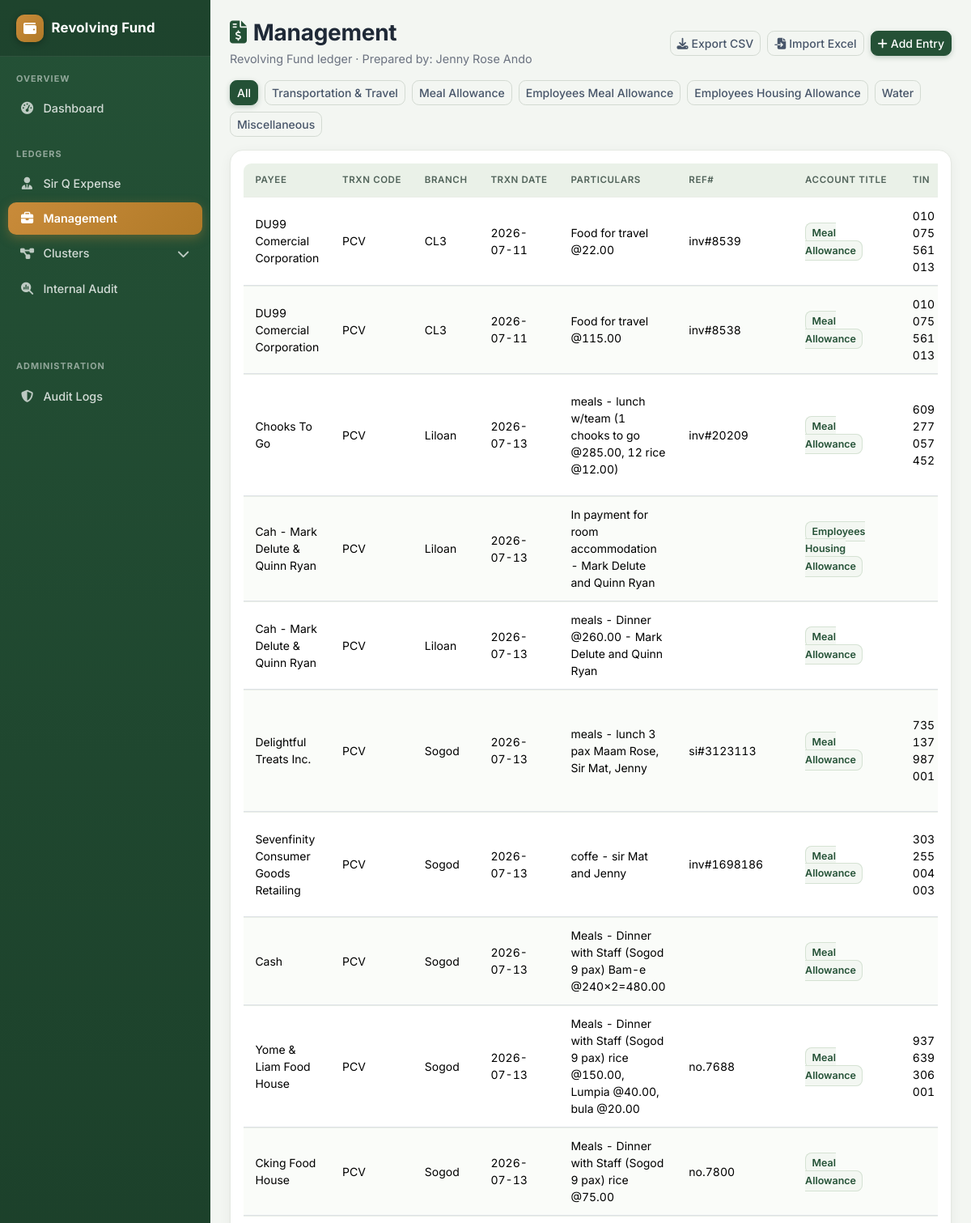
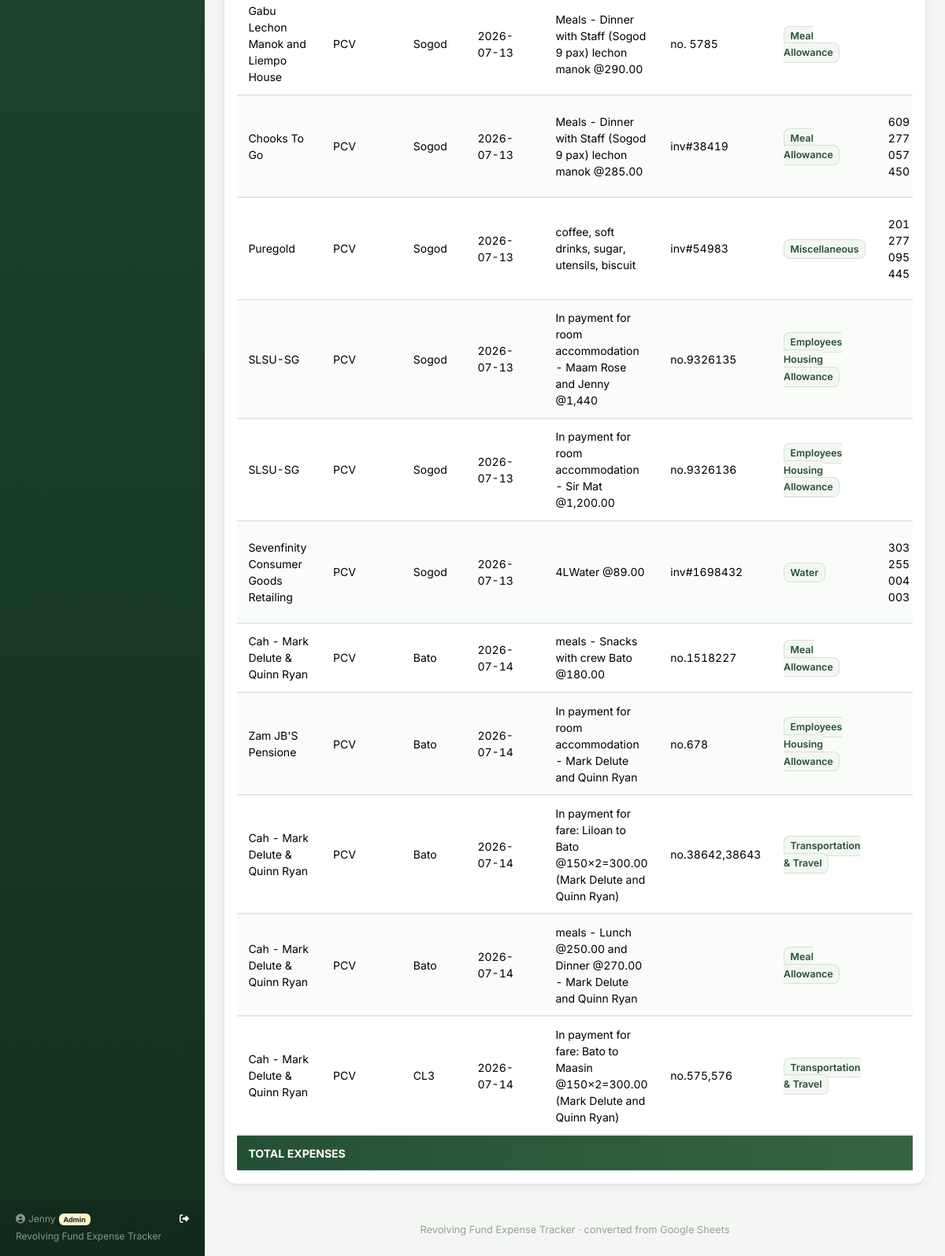
/unit/Management (signed in), run on the app's committed database (2 pictures, top to bottom).
### revfund/models.py (models this page shows, shortened)
class User(db.Model, UserMixin):
    __tablename__ = 'users'
    id = db.Column(db.Integer, primary_key=True)
    username = db.Column(db.String(64), unique=True, nullable=False)
    password_hash = db.Column(db.String(255), nullable=False)
    role = db.Column(db.String(100), nullable=False, default='Admin')
    created_at = db.Column(db.DateTime, default=func.now())
    last_activity_at = db.Column(db.DateTime(timezone=True), nullable=True, index=True)
    last_login_at = db.Column(db.DateTime(timezone=True), nullable=True)

class Expense(db.Model):
    __tablename__ = 'expenses'
    id = db.Column(db.Integer, primary_key=True)
    unit = db.Column(db.String(64), nullable=False, index=True)
    payee = db.Column(db.String(255))
    branch = db.Column(db.String(128))
    trxn_date = db.Column(db.Date, index=True)
    particulars = db.Column(db.Text)
    ref_no = db.Column(db.String(128))
    trxn_code = db.Column(db.String(128))
    account_title = db.Column(db.String(64), index=True)
    tin = db.Column(db.String(64))
    address = db.Column(db.String(255))
    amount = db.Column(db.Float, nullable=False, default=0)
    prepared_by = db.Column(db.String(128), default='Jenny Rose Ando')
    created_at = db.Column(db.DateTime, default=func.now())
    updated_at = db.Column(db.DateTime, default=func.now(), onupdate=func.now())

### revfund/views.py (the view)
@views.route('/unit/<unit_name>')
@login_required
def unit_ledger(unit_name):
    if unit_name not in UNITS:
        flash('Unknown unit', 'danger')
        return redirect(url_for('views.dashboard'))
    q = Expense.query.filter_by(unit=unit_name)
    account_filter = request.args.get('account_title')
    if account_filter:
        q = q.filter_by(account_title=account_filter)
    entries = q.order_by(Expense.trxn_date.asc().nullslast(), Expense.id.asc()).all()
    total = sum(e.amount for e in entries)
    last_import = session.get('last_import')
    return render_template('ledger.html', unit=unit_name, units=UNITS, entries=entries,
                            total=total, account_titles=ACCOUNT_TITLES,
                            account_filter=account_filter,
                            last_import=last_import if last_import and last_import.get('unit') == unit_name else None)

### templates/ledger.html (shortened to what this page needs)
{% extends 'base.html' %}
{% block content %}
<div class="d-flex flex-wrap justify-content-between align-items-center mb-3">
  <div>
    <h3 class="page-title mb-1"><i class="fa-solid fa-file-invoice-dollar me-2"></i>{{ unit }}</h3>
    <div class="page-sub">Revolving Fund ledger · Prepared by: Jenny Rose Ando</div>
  </div>
  <div class="d-flex gap-2">
    <a href="{{ url_for('views.export_csv', unit_name=unit) }}" download class="btn btn-outline-secondary btn-sm">
      <i class="fa-solid fa-download me-1"></i>Export CSV
    </a>
    <button class="btn btn-outline-secondary btn-sm" data-bs-toggle="modal" data-bs-target="#importModal">
      <i class="fa-solid fa-file-import me-1"></i>Import Excel
    </button>
    <button class="btn btn-brand btn-sm" data-bs-toggle="modal" data-bs-target="#addModal">
      <i class="fa-solid fa-plus me-1"></i>Add Entry
    </button>
  </div>
</div>
<div class="d-flex flex-wrap gap-2 mb-3">
  <a href="{{ url_for('views.unit_ledger', unit_name=unit) }}" class="btn btn-sm {% if not account_filter %}btn-brand{% else %}btn-outline-secondary{% endif %}">All</a>
  {% for a in account_titles %}
    <a href="{{ url_for('views.unit_ledger', unit_name=unit, account_title=a) }}" class="btn btn-sm {% if account_filter==a %}btn-brand{% else %}btn-outline-secondary{% endif %}">{{ a }}</a>
  {% endfor %}
</div>
<div class="card p-3">
  <div class="table-responsive">
    <table class="table table-sm table-hover align-middle">
      <thead>
        <tr>
          <th>Payee</th>
          <th>Trxn Code</th>
          <th>Branch</th>
          <th>Trxn Date</th>
          <th>Particulars</th>
          <th>Ref#</th>
          <th>Account Title</th>
          <th>TIN</th>
        </tr>
      </thead>
      <tbody>
        {% for e in entries %}
        <tr>
          <td>{{ e.payee }}</td>
          <td>{{ e.trxn_code or '' }}</td>
          <td>{{ e.branch or '' }}</td>
          <td>{{ e.trxn_date.strftime('%Y-%m-%d') if e.trxn_date else '' }}</td>
          <td style="max-width:260px;white-space:normal;">{{ e.particulars or '' }}</td>
          <td>{{ e.ref_no or '' }}</td>
          <td><span class="account-badge">{{ e.account_title or '' }}</span></td>
          <td>{{ e.tin or '' }}</td>
        </tr>
        {% else %}
        <tr><td colspan="11" class="text-center text-muted py-4">No entries yet for this unit.</td></tr>
        {% endfor %}
      </tbody>
      <tfoot>
        <tr class="table-grand">
          <td colspan="9">TOTAL EXPENSES</td>
        </tr>
      </tfoot>
    </table>
  </div>
</div>
{% endblock %}

### templates/base.html (shortened to what this page needs)
<!doctype html>
<html lang="en">
<head>
<link href="https://cdnjs.cloudflare.com/ajax/libs/bootstrap/5.3.3/css/bootstrap.min.css" rel="stylesheet">
<link href="https://cdnjs.cloudflare.com/ajax/libs/font-awesome/6.5.1/css/all.min.css" rel="stylesheet">
</head>
<body>
{% set active_unit = request.view_args.get('unit_name') if request.view_args else None %}
{% set unit_icons = {
    'Sir Q Expense': 'fa-user-tie',
    'Management': 'fa-briefcase',
    'Cluster1': 'fa-diagram-project',
    'Cluster2': 'fa-cubes-stacked',
    'Cluster3': 'fa-layer-group',
    'Cluster4': 'fa-network-wired',
    'Cluster5': 'fa-object-group',
    'Cluster6': 'fa-th-large',
    'Internal Audit': 'fa-magnifying-glass-chart',
} %}
<aside class="sidebar" id="sideMenu">
  <div class="sidebar-brand">
    <div class="brand-badge"><i class="fa-solid fa-wallet"></i></div>
    <span>Revolving Fund</span>
  </div>
  <div class="nav-section">Overview</div>
  <ul class="nav flex-column mb-2">
    <li class="nav-item">
      <a class="nav-link {{ 'active' if request.endpoint=='views.dashboard' }}" href="{{ url_for('views.dashboard') }}">
        <i class="fa-solid fa-gauge-high"></i>Dashboard
      </a>
    </li>
  </ul>
  <div class="nav-section">Ledgers</div>
  <ul class="nav flex-column mb-5">
    {% for u in ['Sir Q Expense', 'Management'] %}
    <li class="nav-item">
      <a class="nav-link {{ 'active' if active_unit==u }}" href="{{ url_for('views.unit_ledger', unit_name=u) }}">
        <i class="fa-solid {{ unit_icons[u] }}"></i>{{ u }}
      </a>
    </li>
    {% endfor %}
    <li class="nav-item">
      <a class="nav-link cluster-toggle {{ 'active open' if active_unit and active_unit.startswith('Cluster') }}" href="javascript:void(0)">
        <i class="fa-solid fa-diagram-project"></i>Clusters
        <i class="fa-solid fa-chevron-down ms-auto cluster-chevron"></i>
      </a>
    </li>
    <li class="nav-item">
      <a class="nav-link {{ 'active' if active_unit=='Internal Audit' }}" href="{{ url_for('views.unit_ledger', unit_name='Internal Audit') }}">
        <i class="fa-solid fa-magnifying-glass-chart"></i>Internal Audit
      </a>
    </li>
  </ul>
  {% if current_user.is_authenticated and current_user.role in ['Superadmin', 'General Manager', 'Admin', 'Auditor'] %}
  <div class="nav-section">Administration</div>
  <ul class="nav flex-column mb-2">
    <li class="nav-item">
      <a class="nav-link {{ 'active' if request.endpoint=='views.audit_logs' }}" href="{{ url_for('views.audit_logs') }}">
        <i class="fa-solid fa-shield-halved"></i>Audit Logs
      </a>
    </li>
  </ul>
  {% endif %}
  <div class="sidebar-footer">
    <div class="d-flex align-items-center justify-content-between">
      <span><i class="fa-solid fa-circle-user me-1"></i>{{ current_user.username if current_user.is_authenticated else 'Guest' }}<span class="ms-1 badge bg-warning-subtle text-dark">{{ current_user.role if current_user.is_authenticated else '' }}</span></span>
      <a href="{{ url_for('auth.logout') }}" class="text-white text-decoration-none" title="Logout">
        <i class="fa-solid fa-right-from-bracket"></i>
      </a>
    </div>
    <div class="mt-1">Revolving Fund Expense Tracker</div>
  </div>
</aside>
<div class="main-shell">
  <div class="p-3 p-md-4 pb-5 spa-content-enter">
    {% block content %}{% endblock %}
    <footer class="mt-5 text-center">Revolving Fund Expense Tracker &middot; converted from Google Sheets</footer>
  </div>
</div>
</body>
</html>

### templates/base.html (style rules this page uses)
:root { --brand: #245136; --brand-dark: #1a3d27; --brand-deep: #14301f; --brand-light: #e8f0e6; --accent: #c98b3a; --accent-dark: #b07a28; --ink: #1f2937; --muted: #6b7280; --surface: #ffffff; --line: #e5e9e3; --page-bg: #f3f6f2; }
body { background:var(--page-bg); color:var(--ink); font-family:'Inter',-apple-system,'Segoe UI',Roboto,sans-serif; -webkit-font-smoothing:antialiased; }
.btn { border-radius:.55rem; font-weight:500; }
.btn-brand { background-color: var(--brand); border-color: var(--brand); color:#fff; box-shadow:0 2px 6px rgba(36,81,54,.25); }
.btn-outline-secondary { color:#475569; border-color:#d3dad2; }
.card { border:1px solid var(--line); border-radius:16px; background:var(--surface); box-shadow:0 1px 2px rgba(16,24,40,.04), 0 4px 16px rgba(16,24,40,.05); }
.page-title { font-weight:700; letter-spacing:-.01em; color:var(--ink); }
.page-title i { color:var(--brand); }
.page-sub { color:var(--muted); font-size:.9rem; }
table.table { --bs-table-bg:transparent; border-collapse:separate; border-spacing:0; font-size:.875rem; margin-bottom:0; }
table.table thead th { font-size:.72rem; font-weight:600; text-transform:uppercase; letter-spacing:.05em; color:#51635a; background:#eaf1e8; border:none; padding:.75rem .9rem; white-space:nowrap; }
table.table thead th:first-child { border-radius:.6rem 0 0 0; }
table.table tbody td, table.table tfoot td { padding:.72rem .9rem; border-top:1px solid #e9eee7; vertical-align:middle; }
table.table tbody tr:nth-child(even) { background:#fafcf9; }
table.table td, table.table th { font-variant-numeric:tabular-nums; }
table.table tfoot { border-top:2px solid var(--brand); }
.table-grand { background:linear-gradient(90deg, var(--brand), #3d6b45) !important; color:#fff; font-weight:700; }
.table-grand td { color:#fff; border-top:1px solid rgba(255,255,255,.2); }
.account-badge { background:#f3f7f2; border:1px solid #d5e2d3; color:var(--brand); font-weight:600; border-radius:.5rem; padding:.35em .6em; font-size:.78rem; }
.sidebar { position:fixed; top:0; bottom:0; left:0; width:260px; z-index:1045; background:linear-gradient(180deg, var(--brand) 0%, var(--brand-deep) 100%); color:#fff; overflow-y:auto; transform:translateX(-100%); transition:transform .25s ease; }
.sidebar .sidebar-brand { display:flex; align-items:center; gap:.6rem; font-weight:700; font-size:1.05rem; padding:1.1rem 1.25rem; background:rgba(0,0,0,.16); border-bottom:1px solid rgba(255,255,255,.08); letter-spacing:.01em; }
.sidebar .brand-badge { width:34px; height:34px; border-radius:10px; background:linear-gradient(135deg, var(--accent), var(--accent-dark)); display:flex; align-items:center; justify-content:center; font-size:1rem; box-shadow:0 2px 8px rgba(0,0,0,.3); }
.sidebar .nav-section { font-size:.68rem; text-transform:uppercase; letter-spacing:.09em; color:rgba(255,255,255,.5); font-weight:700; padding:1.15rem 1.25rem .45rem; }
.sidebar .nav-link { color:rgba(255,255,255,.8); border-radius:10px; font-size:.9rem; font-weight:500; padding:.55rem .9rem; margin:2px .6rem; display:flex; align-items:center; gap:.65rem; }
.sidebar .nav-link i { width:1.25em; text-align:center; font-size:.95rem; color:rgba(255,255,255,.7); }
.sidebar .nav-link.active { color:#fff; font-weight:600; background:linear-gradient(135deg, var(--accent), var(--accent-dark)); box-shadow:0 4px 14px rgba(201,139,58,.35); }
.sidebar .nav-link.active i { color:#fff; }
.sidebar .cluster-toggle { cursor:pointer; }
.sidebar .cluster-chevron { margin-left:auto; transition:transform .2s ease; font-size:.7rem; }
.sidebar-footer { position:absolute; bottom:0; left:0; right:0; padding:1rem 1.25rem; font-size:.75rem; color:rgba(255,255,255,.5); background:rgba(0,0,0,.12); }
.main-shell { transition:margin-left .25s ease; }
@media (min-width: 992px) { .sidebar { transform:none; box-shadow:none; } }
@media (min-width: 992px) { .main-shell { margin-left:260px; } }
footer { color:#9aa19a; font-size:.8rem; }
.spa-content-enter { animation:spa-content-in .2s ease; }

### data on the page
User: username "Jenny", role "Admin"
Expense: payee "DU99 Comercial Corporation", trxn_code "PCV", branch "CL3", trxn_date "2026-07-11", particulars "Food for travel @22.00", ref_no "inv#8539", account_title "Meal Allowance", tin "010 075 561 013"
Expense: payee "DU99 Comercial Corporation", trxn_code "PCV", branch "CL3", trxn_date "2026-07-11", particulars "Food for travel @115.00", ref_no "inv#8538", account_title "Meal Allowance", tin "010 075 561 013"
Expense: payee "Chooks To Go", trxn_code "PCV", branch "Liloan", trxn_date "2026-07-13", particulars "meals - lunch w/team (1 chooks to go @285.00, 12 rice @12.00)", ref_no "inv#20209", account_title "Meal Allowance", tin "609 277 057 452"
Expense: payee "Cah - Mark Delute & Quinn Ryan", trxn_code "PCV", branch "Liloan", trxn_date "2026-07-13", particulars "In payment for room accommodation - Mark Delute and Quinn Ryan", account_title "Employees Housing Allowance"
Expense: payee "Cah - Mark Delute & Quinn Ryan", trxn_code "PCV", branch "Liloan", trxn_date "2026-07-13", particulars "meals - Dinner @260.00 - Mark Delute and Quinn Ryan", account_title "Meal Allowance"
Expense: payee "Delightful Treats Inc.", trxn_code "PCV", branch "Sogod", trxn_date "2026-07-13", particulars "meals - lunch 3 pax Maam Rose, Sir Mat, Jenny", ref_no "si#3123113", account_title "Meal Allowance", tin "735 137 987 001"
Expense: payee "Sevenfinity Consumer Goods Retailing", trxn_code "PCV", branch "Sogod", trxn_date "2026-07-13", particulars "coffe - sir Mat and Jenny", ref_no "inv#1698186", account_title "Meal Allowance", tin "303 255 004 003"
Expense: payee "Cash", trxn_code "PCV", branch "Sogod", trxn_date "2026-07-13", particulars "Meals - Dinner with Staff (Sogod 9 pax) Bam-e @240x2=480.00", account_title "Meal Allowance"
Expense: payee "Yome & Liam Food House", trxn_code "PCV", branch "Sogod", trxn_date "2026-07-13", particulars "Meals - Dinner with Staff (Sogod 9 pax) rice @150.00, Lumpia @40.00, bula @20.00", ref_no "no.7688", account_title "Meal Allowance", tin "937 639 306 001"
Expense: payee "Cking Food House", trxn_code "PCV", branch "Sogod", trxn_date "2026-07-13", particulars "Meals - Dinner with Staff (Sogod 9 pax) rice @75.00", ref_no "no.7800", account_title "Meal Allowance"
Expense: payee "Gabu Lechon Manok and Liempo House", trxn_code "PCV", branch "Sogod", trxn_date "2026-07-13", particulars "Meals - Dinner with Staff (Sogod 9 pax) lechon manok @290.00", ref_no "no. 5785", account_title "Meal Allowance"
Expense: payee "Chooks To Go", trxn_code "PCV", branch "Sogod", trxn_date "2026-07-13", particulars "Meals - Dinner with Staff (Sogod 9 pax) lechon manok @285.00", ref_no "inv#38419", account_title "Meal Allowance", tin "609 277 057 450"
Expense: payee "Puregold", trxn_code "PCV", branch "Sogod", trxn_date "2026-07-13", particulars "coffee, soft drinks, sugar, utensils, biscuit", ref_no "inv#54983", account_title "Miscellaneous", tin "201 277 095 445"
Expense: payee "SLSU-SG", trxn_code "PCV", branch "Sogod", trxn_date "2026-07-13", particulars "In payment for room accommodation - Maam Rose and Jenny @1,440", ref_no "no.9326135", account_title "Employees Housing Allowance"
Expense: payee "SLSU-SG", trxn_code "PCV", branch "Sogod", trxn_date "2026-07-13", particulars "In payment for room accommodation - Sir Mat @1,200.00", ref_no "no.9326136", account_title "Employees Housing Allowance"
Expense: payee "Sevenfinity Consumer Goods Retailing", trxn_code "PCV", branch "Sogod", trxn_date "2026-07-13", particulars "4LWater @89.00", ref_no "inv#1698432", account_title "Water", tin "303 255 004 003"
Expense: payee "Cah - Mark Delute & Quinn Ryan", trxn_code "PCV", branch "Bato", trxn_date "2026-07-14", particulars "meals - Snacks with crew Bato @180.00", ref_no "no.1518227", account_title "Meal Allowance"
Expense: payee "Zam JB'S Pensione", trxn_code "PCV", branch "Bato", trxn_date "2026-07-14", particulars "In payment for room accommodation - Mark Delute and Quinn Ryan", ref_no "no.678", account_title "Employees Housing Allowance"
Expense: payee "Cah - Mark Delute & Quinn Ryan", trxn_code "PCV", branch "Bato", trxn_date "2026-07-14", particulars "In payment for fare: Liloan to Bato @150x2=300.00 (Mark Delute and Quinn Ryan)", ref_no "no.38642,38643", account_title "Transportation & Travel"
Expense: payee "Cah - Mark Delute & Quinn Ryan", trxn_code "PCV", branch "Bato", trxn_date "2026-07-14", particulars "meals - Lunch @250.00 and Dinner @270.00 - Mark Delute and Quinn Ryan", account_title "Meal Allowance"
Expense: payee "Cah - Mark Delute & Quinn Ryan", trxn_code "PCV", branch "CL3", trxn_date "2026-07-14", particulars "In payment for fare: Bato to Maasin @150x2=300.00 (Mark Delute and Quinn Ryan)", ref_no "no.575,576", account_title "Transportation & Travel"

### other printed values
{{ u }} "Sir Q Expense" "Management"
{{ unit }} "Management"
{{ a }} "Transportation & Travel" "Meal Allowance" "Employees Meal Allowance" "Employees Housing Allowance" "Water" "Miscellaneous"
